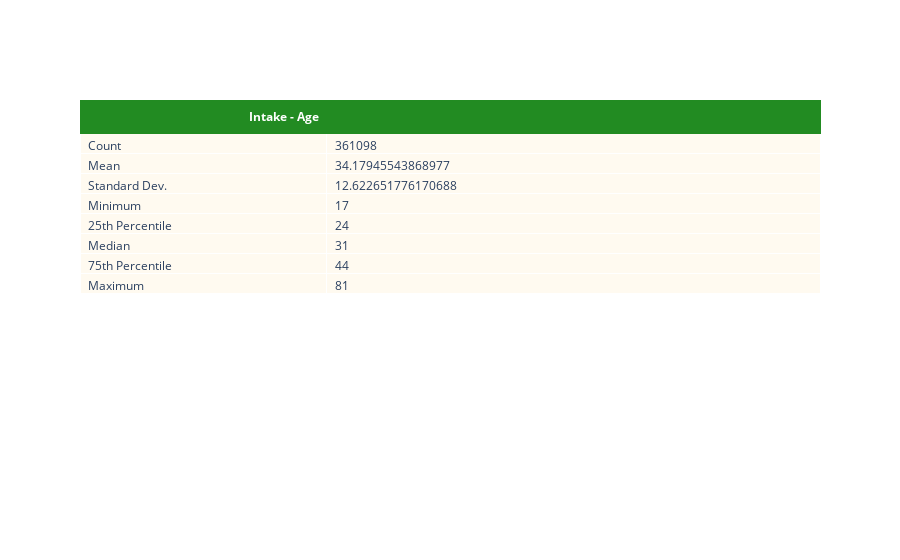
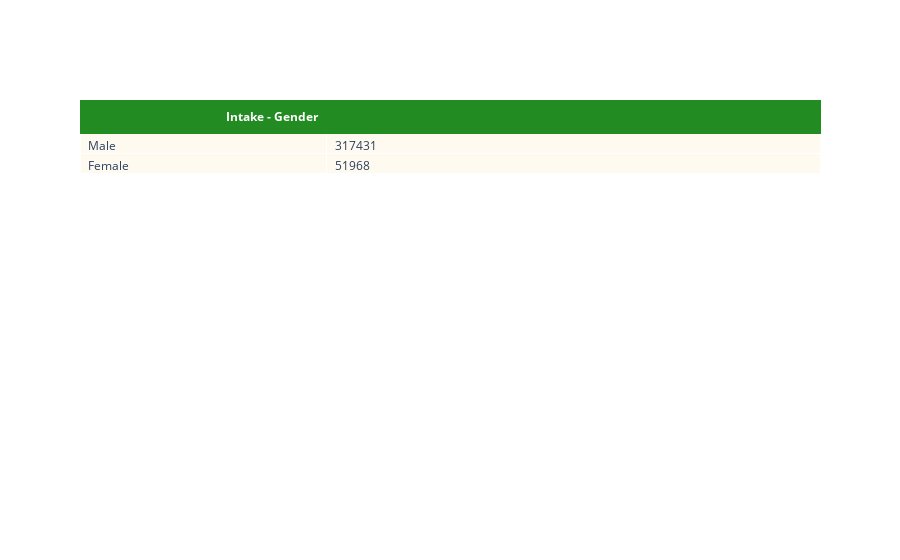
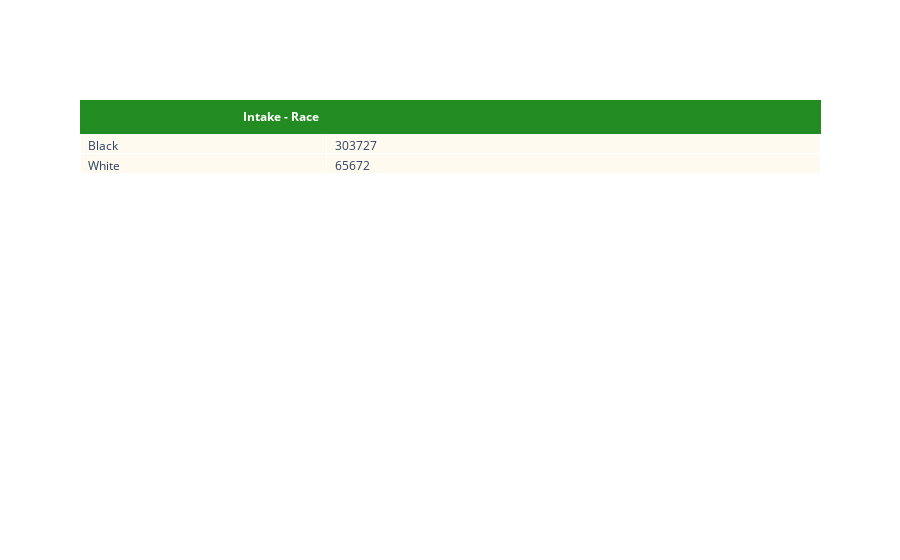

The cell these charts' notebook holds for them, in order:
### Code cell
##


## age table
int_age_table = go.Figure(data=[go.Table(
    columnwidth=[1,2],
    header=dict(values=[['<b>Intake - Age</b>']],
                fill_color='ForestGreen',
                line_color='ForestGreen',
                align='right',
                font=dict(color='white')),
    cells=dict(values=[st_labs, int_age.Age],
               fill_color='FloralWhite',
               align='left'))
])
int_age_table.show()

## gender table
int_gender_table = go.Figure(data=[go.Table(
    columnwidth=[1,2],
    header=dict(values=[['<b>Intake - Gender</b>']],
                fill_color='ForestGreen',
                line_color='ForestGreen',
                align='right',
                font=dict(color='white')),
    cells=dict(values=[gender.index, int_gender.Gender],
               fill_color='FloralWhite',
               align='left'))
])
int_gender_table.show()

## race table
int_race_table = go.Figure(data=[go.Table(
    columnwidth=[1,2],
    header=dict(values=[['<b>Intake - Race</b>']],
                fill_color='ForestGreen',
                line_color='ForestGreen',
                align='right',
                font=dict(color='white')),
    cells=dict(values=[race.index, int_race.Race],
               fill_color='FloralWhite',
               align='left'))
])
int_race_table.show()

## rejected table
int_reject_table = go.Figure(data=[go.Table(
    columnwidth=[1,2],
    header=dict(values=[['<b>Intake - Felonies Rejected</b>']],
                fill_color='ForestGreen',
                line_color='ForestGreen',
                align='right',
                font=dict(color='white')),
    cells=dict(values=[race.index, int_reject.Race],
               fill_color='FloralWhite',
               align='left'))
])
int_race_table.show()

### Figure 1 — Plotly figure (JSON) as saved in the notebook; plotly's stock layout.template omitted (floating-point values rounded to 4 significant figures)
{"data": [{"cells": {"align": "left", "fill": {"color": "FloralWhite"}, "values": [["Count", "Mean", "Standard Dev.", "Minimum", "25th Percentile", "Median", "75th Percentile", "Maximum"], [361098, 34.18, 12.62, 17, 24, 31, 44, 81]]}, "columnwidth": [1, 2], "header": {"align": "right", "fill": {"color": "ForestGreen"}, "font": {"color": "white"}, "line": {"color": "ForestGreen"}, "values": [["<b>Intake - Age</b>"]]}, "type": "table"}], "layout": {}}

### Figure 2 — Plotly figure (JSON) as saved in the notebook; plotly's stock layout.template omitted (floating-point values rounded to 4 significant figures)
{"data": [{"cells": {"align": "left", "fill": {"color": "FloralWhite"}, "values": [["Male", "Female"], [317431, 51968]]}, "columnwidth": [1, 2], "header": {"align": "right", "fill": {"color": "ForestGreen"}, "font": {"color": "white"}, "line": {"color": "ForestGreen"}, "values": [["<b>Intake - Gender</b>"]]}, "type": "table"}], "layout": {}}

### Figure 3 — Plotly figure (JSON) as saved in the notebook; plotly's stock layout.template omitted (floating-point values rounded to 4 significant figures)
{"data": [{"cells": {"align": "left", "fill": {"color": "FloralWhite"}, "values": [["Black", "White"], [303727, 65672]]}, "columnwidth": [1, 2], "header": {"align": "right", "fill": {"color": "ForestGreen"}, "font": {"color": "white"}, "line": {"color": "ForestGreen"}, "values": [["<b>Intake - Race</b>"]]}, "type": "table"}], "layout": {}}
